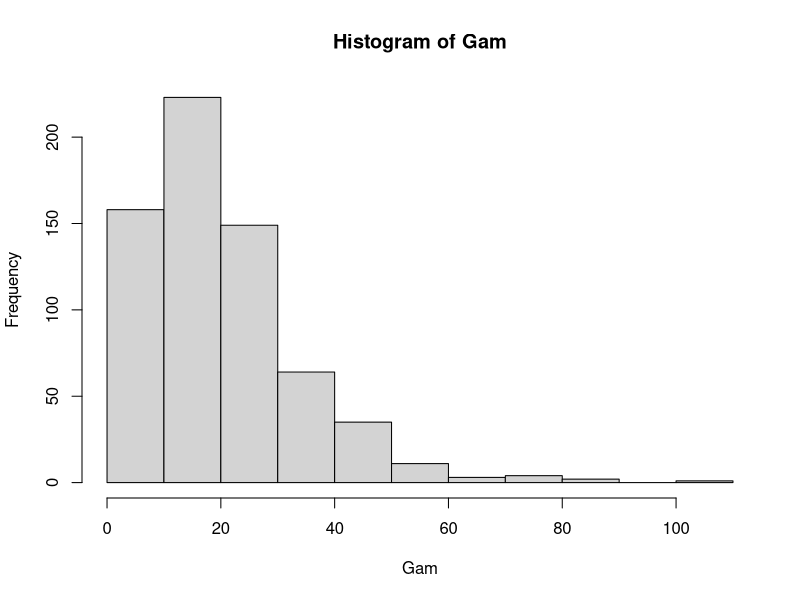
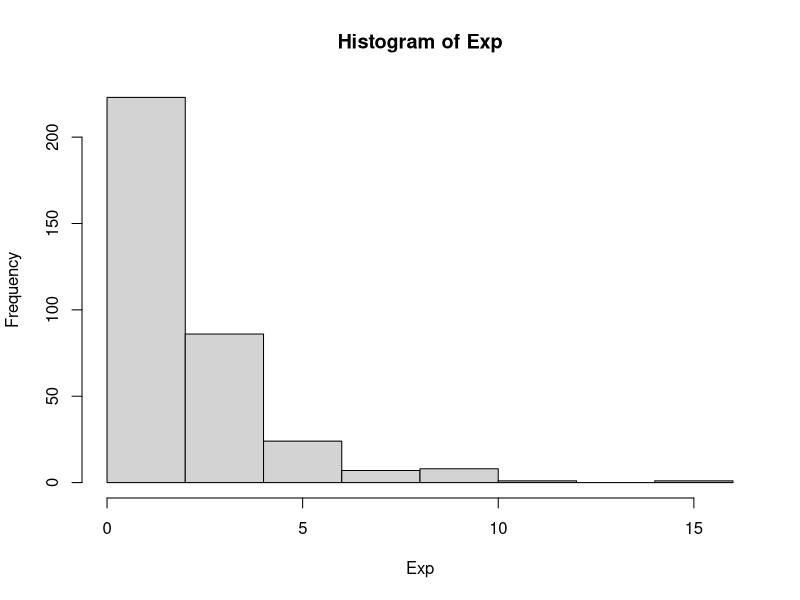
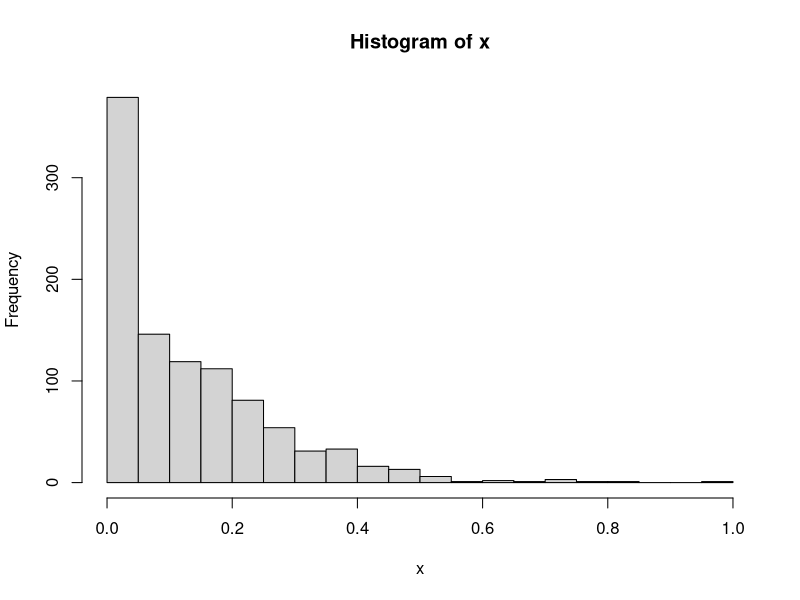

Here is the R script that generated these plots, in order:

# generating synthetic data
set.seed(123)

n=1000
k=650

# Gamma realizations by Transformation Method
# alpha-----> positive integer
# beta------> positive number

alpha=2
beta=0.1
Gam=c()
for(i in 1:k){
  u1=runif(alpha)
  Gam[i]=(1/beta)*sum(-log(u1))
}
hist(Gam)

# Exponential realizations by Inverse method
lam=0.5
u2=runif(n-k)
Exp=-(1/lam)*log(1-u2)
hist(Exp)

# Joining the two sets of synthetic data

x=c(Gam,Exp)

x=(x-min(x))/(max(x)-min(x))  #normalizing or scaling the data

hist(x,breaks=30)

  

# Single Component MH
SCMH=function(nsim){

start=Sys.time()
# initial parameters of alpha,beta,lam priors
a=3 ; b=1
a1=a; a2=a
b1=b; b2=b
lam1=1

# current values of the parameters
alpha_cur = 2
beta_cur=1
lam_cur=0.5
k_cur=floor(n/2)

alpha_chain=numeric(nsim)
beta_chain=numeric(nsim)
lam_chain=numeric(nsim)
k_chain=numeric(nsim)

#log-posterior calculation
log_posterior=function(alpha,beta,lam,k){
  if(alpha<=0 || beta<=0 || lam<=0 || k<=0 || k>=n){
    return(-Inf)
  } #return negative inf in order to prevent invalid values
  
  log_prior_alpha= a1*log(b1) - log(gamma(a1)) + (a1-1)*log(alpha) - b1*alpha
  log_prior_beta= a2*log(b2) - log(gamma(a2)) + (a2-1)*log(beta) - b2*beta
  log_prior_lam= log(lam1) - (lam1*lam)
  log_prior_k= -log(n-1) #this quantity will not used in rho calculation
  
  #likelihood calculations
  x_gamma=x[1:k]    #first k points (Gamma)
  x_exp=x[(k+1):n]  #remaining n-k points (Exp)
  
  f_gamma=(beta^alpha)*(x_gamma^(alpha-1))*exp(-beta*x_gamma)/gamma(alpha)
  f_exp = lam*exp(-lam*x_exp)
  
  log_L=sum(log(f_gamma*k/n)) + sum(log(f_exp*(n-k)/n))
  
  log_posterior=log_L+log_prior_alpha+log_prior_beta+log_prior_lam + log_prior_k
  
  return(log_posterior)
}

#Single component MH update

for(j in 1:nsim){
  k_new=sample(1:(n-1),1)
  alpha_new=abs(rnorm(1,mean=alpha_cur,sd=0.5))
  beta_new=abs(rnorm(1,mean=beta_cur,sd=0.5))
  lam_new=abs(rnorm(1,mean=lam_cur,sd=0.5))
  
  log_rho=log_posterior(alpha_new,beta_new,lam_new,k_new)-log_posterior(alpha_cur,beta_cur,lam_cur,k_cur)
  
  if(is.nan(log_rho)|is.na(log_rho)){next}
  
  #accept or reject the new value for each component
  rho=min(exp(log_rho),1)
  
  u=runif(1)
  if(u<rho){
    alpha_cur=alpha_new
    beta_cur=beta_new
    lam_cur=lam_new
    k_cur=k_new
  }
  
  alpha_chain[j]=alpha_cur
  beta_chain[j]=beta_cur
  lam_chain[j]=lam_cur
  k_chain[j]=k_cur
  
}

#estimating mean of each component
alpha_mean=mean(alpha_chain)
beta_mean=mean(beta_chain)
lam_mean=mean(lam_chain)
k_mean=mean(k_chain)

end=Sys.time()
runtime=end-start

return(list("mean of alpha"=alpha_mean,"mean of beta"=beta_mean,"mean of lam"=lam_mean,"mean of k"=k_mean,"runtime"=runtime))
}

SCMH(500)
SCMH(1000)
SCMH(5000)
SCMH(10000)




# Independent MH
INDMH=function(nsim){

start=Sys.time()
# initializing parameters of alpha,beta,lam
a=3 ; b=1
a1=a; a2=a; a3=a
b1=b; b2=b; b3=b

# log-likelihood calculation
log_L=function(x,alpha,beta,lam,k){
  if(alpha<=0 || beta<=0 || lam<=0 || k<=0 || k>=n){
    return(-Inf)} #return negative inf in order to prevent invalid values
  gamma_L=sum((alpha-1)*log(x[1:k])- x[1:k]*beta -log(gamma(alpha))+ alpha*log(beta))
  exp_L=sum(log(lam) - lam*x[(k+1):n])
  return(gamma_L+exp_L)
}

# log-prior calculation
log_prior=function(alpha,beta,lam,k){
  log_prior_alpha=(a1-1)*log(alpha) - alpha*b1 - log(gamma(a1)) + a1*log(b1)
  log_prior_beta=(a2-1)*log(beta) - beta*b2 - log(gamma(a2)) + a2*log(b2)
  log_prior_lam=(a3-1)*log(lam) - lam*b3 - log(gamma(a3)) + a3*log(b3)
  log_prior_k=log(1/n)
  return(log_prior_alpha+ log_prior_beta + log_prior_lam + log_prior_k)
}

# custom gamma proposal generation function
generate_gamma=function(alpha,beta){
  u=runif(alpha)
  return((1/beta)*sum(-log(u)))
}

# parameters for independent MH algorithm
alpha=1; beta=1; lam=1; k=n/2

# store output
output=matrix(NA,nsim,4)

for(i in 1:nsim){
  # generate from proposal distributions
  alpha_proposal=generate_gamma(1,1)
  beta_proposal=generate_gamma(1,1)
  lam_proposal=generate_gamma(1,1)
  k_proposal=sample(1:n,1)
  
  # compute log(rho)
  log_rho=log_L(x,alpha_proposal,beta_proposal,lam_proposal,k_proposal) 
          + log_prior(alpha_proposal,beta_proposal,lam_proposal,k_proposal) 
          - log_L(x,alpha,beta,lam,k) - log_prior(alpha,beta,lam,k)
  
  if(!is.na(log_rho) && log(runif(1)) < log_rho){
    alpha=alpha_proposal
    beta=beta_proposal
    lam=lam_proposal
    k=k_proposal
  }
  output[i,]=c(alpha,beta,lam,k)
}

alpha_mean=mean(alpha)
beta_mean=mean(beta)
lam_mean=mean(lam)
k_mean=mean(k)

end=Sys.time()
runtime=end-start

return(list("mean of alpha"=alpha_mean,"mean of beta"=beta_mean,"mean of lam"=lam_mean,"mean of k"=k_mean,"runtime"=runtime))
}

INDMH(500)
INDMH(1000)
INDMH(5000)
INDMH(10000)




# Table output

# True values
true_alpha <- 2
true_beta <- 0.1
true_lambda <- 0.5
true_k <- 650

# Data: SCMH and INDMH results
results <- data.frame(
  Method = c("SCMH", "INDMH", "SCMH", "INDMH", "SCMH", "INDMH", "SCMH", "INDMH"),
  Iterations = c(500, 500, 1000, 1000, 5000, 5000, 10000, 10000),
  Alpha = c(0.8361905, 0.5049638, 0.2573558, 0.2078914, 0.1357002, 1.717153, 0.716214, 0.1613593),
  Beta = c(0.8683006, 0.9283596, 1.594198, 0.7464388, 0.7058617, 1.152869, 1.02531, 0.799877),
  Lambda = c(0.8359284, 0.4304201, 1.23521, 2.090191, 0.8530741, 2.892499, 1.398508, 0.02134403),
  K = c(785.688, 916, 640.073, 394, 674.5192, 22, 633.9616, 725),
  Runtime = c(0.2039139, 0.05020595, 0.3548911, 0.08906603, 1.764668, 0.412102, 3.33606, 0.8283839)
)

# Calculate relative errors
results$RE_Alpha <- abs(results$Alpha - true_alpha) / true_alpha * 100
results$RE_Beta <- abs(results$Beta - true_beta) / true_beta * 100
results$RE_Lambda <- abs(results$Lambda - true_lambda) / true_lambda * 100
results$RE_K <- abs(results$K - true_k) / true_k * 100

# Select and format columns for the table
table_data <- results[, c("Method", "Iterations", "RE_Alpha", "RE_Beta", "RE_Lambda", "RE_K", "Runtime")]

# Output the table using kable to render it as a markdown table
knitr::kable(table_data, format = "markdown", digits = 2, 
             col.names = c("Method", "Iterations", "RE_Alpha (%)", "RE_Beta (%)", "RE_Lambda (%)", "RE_K (%)", "Runtime (s)"),
             caption = "Relative Error and Runtime for Single Component MH and Independent MH Methods")







